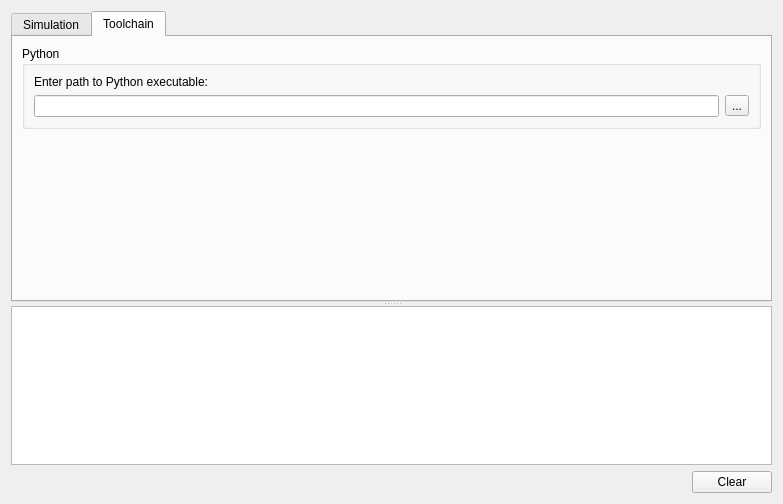
<?xml version="1.0" encoding="UTF-8"?>
<ui version="4.0">
 <class>CMPISimulatorDialog</class>
 <widget class="QDialog" name="CMPISimulatorDialog">
  <property name="geometry">
   <rect>
    <x>0</x>
    <y>0</y>
    <width>783</width>
    <height>504</height>
   </rect>
  </property>
  <property name="windowTitle">
   <string>DPSS MPI Simulator</string>
  </property>
  <layout class="QVBoxLayout" name="verticalLayout_3">
   <item>
    <widget class="QSplitter" name="splitter">
     <property name="orientation">
      <enum>Qt::Vertical</enum>
     </property>
     <widget class="QTabWidget" name="Tabs">
      <property name="currentIndex">
       <number>1</number>
      </property>
      <widget class="QWidget" name="tabSimu">
       <attribute name="title">
        <string>Simulation</string>
       </attribute>
       <layout class="QVBoxLayout" name="verticalLayout_2">
        <item>
         <widget class="QGroupBox" name="groupBox">
          <property name="title">
           <string>Network Info</string>
          </property>
          <layout class="QVBoxLayout" name="verticalLayout">
           <item>
            <widget class="QTextBrowser" name="NetInfo"/>
           </item>
          </layout>
         </widget>
        </item>
        <item>
         <widget class="QGroupBox" name="groupBox_2">
          <property name="title">
           <string>Simulation Parameters</string>
          </property>
          <layout class="QHBoxLayout" name="horizontalLayout">
           <item>
            <widget class="QRadioButton" name="rbAB">
             <property name="text">
              <string>Adams-Bashforth</string>
             </property>
            </widget>
           </item>
           <item>
            <widget class="QRadioButton" name="rbRK">
             <property name="text">
              <string>Runge-Kutta</string>
             </property>
             <property name="checked">
              <bool>true</bool>
             </property>
            </widget>
           </item>
           <item>
            <widget class="QPushButton" name="Start">
             <property name="text">
              <string>Start</string>
             </property>
            </widget>
           </item>
          </layout>
         </widget>
        </item>
       </layout>
      </widget>
      <widget class="QWidget" name="tabTools">
       <attribute name="title">
        <string>Toolchain</string>
       </attribute>
       <layout class="QVBoxLayout" name="verticalLayout_5">
        <item>
         <widget class="QGroupBox" name="groupBox_3">
          <property name="title">
           <string>Python</string>
          </property>
          <layout class="QVBoxLayout" name="verticalLayout_4">
           <item>
            <widget class="QLabel" name="label">
             <property name="text">
              <string>Enter path to Python executable:</string>
             </property>
            </widget>
           </item>
           <item>
            <layout class="QHBoxLayout" name="horizontalLayout_3">
             <item>
              <widget class="QLineEdit" name="lePythonPath"/>
             </item>
             <item>
              <widget class="QToolButton" name="tbPythonPath">
               <property name="text">
                <string>...</string>
               </property>
              </widget>
             </item>
            </layout>
           </item>
          </layout>
         </widget>
        </item>
        <item>
         <spacer name="verticalSpacer">
          <property name="orientation">
           <enum>Qt::Vertical</enum>
          </property>
          <property name="sizeHint" stdset="0">
           <size>
            <width>20</width>
            <height>158</height>
           </size>
          </property>
         </spacer>
        </item>
       </layout>
      </widget>
     </widget>
     <widget class="QTextBrowser" name="Console"/>
    </widget>
   </item>
   <item>
    <layout class="QHBoxLayout" name="horizontalLayout_2">
     <item>
      <spacer name="horizontalSpacer">
       <property name="orientation">
        <enum>Qt::Horizontal</enum>
       </property>
       <property name="sizeHint" stdset="0">
        <size>
         <width>40</width>
         <height>20</height>
        </size>
       </property>
      </spacer>
     </item>
     <item>
      <widget class="QPushButton" name="ClearConsole">
       <property name="text">
        <string>Clear</string>
       </property>
      </widget>
     </item>
    </layout>
   </item>
  </layout>
 </widget>
 <tabstops>
  <tabstop>Tabs</tabstop>
  <tabstop>NetInfo</tabstop>
  <tabstop>rbAB</tabstop>
  <tabstop>rbRK</tabstop>
  <tabstop>Start</tabstop>
  <tabstop>Console</tabstop>
  <tabstop>ClearConsole</tabstop>
 </tabstops>
 <resources/>
 <connections>
  <connection>
   <sender>ClearConsole</sender>
   <signal>clicked()</signal>
   <receiver>Console</receiver>
   <slot>clear()</slot>
   <hints>
    <hint type="sourcelabel">
     <x>708</x>
     <y>482</y>
    </hint>
    <hint type="destinationlabel">
     <x>648</x>
     <y>402</y>
    </hint>
   </hints>
  </connection>
 </connections>
</ui>
